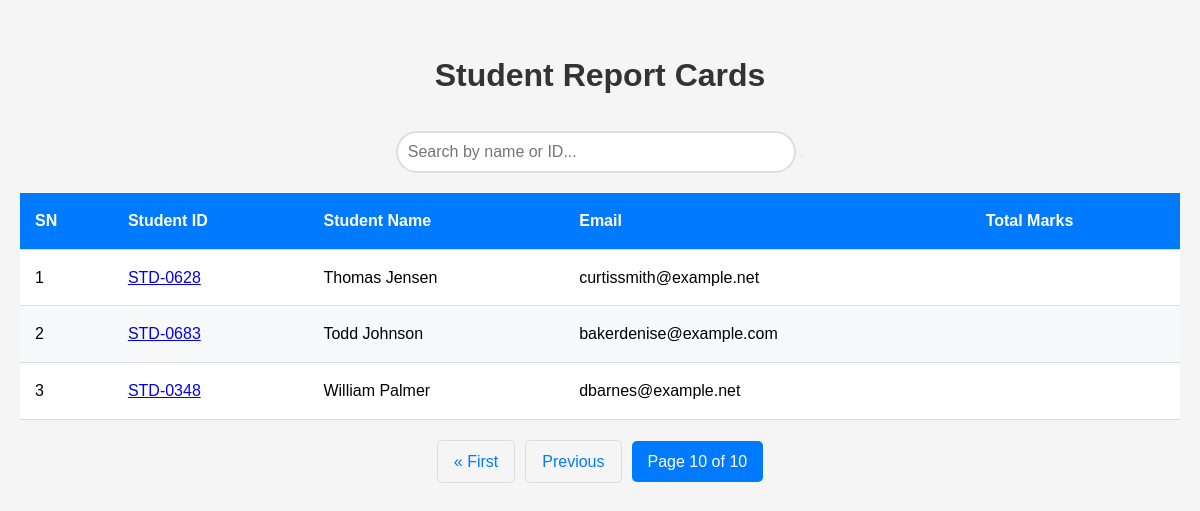
The page /?page=10 on the database its author committed.
### home/models.py (models this page shows, shortened)
class Student(models.Model):
    name = models.CharField(max_length=100)
    student_id = models.OneToOneField(StudentID,related_name='studentid', on_delete=models.CASCADE)
    age = models.PositiveIntegerField()
    email = models.EmailField(null=True, blank=True, unique=True)
    address = models.TextField(null=True, blank=True)
    class Meta:
        ordering = ['name']
        verbose_name = "student"

class StudentID(models.Model):
    student_id = models.CharField(max_length=15, unique=True)
    def __str__(self):
        return self.student_id

### home/views.py (the view)
# urls.py: 2. Add a URL to urlpatterns:  path('', views.home, name='home')
def home(request):
    queryset = Student.objects.all()
    if request.GET.get('search'):
        search = request.GET.get('search')
        queryset = queryset.filter(
            Q(name__icontains = search) |
            Q(student_id__student_id__icontains = search)
        ).distinct()
    paginator = Paginator(queryset, 10)
    page_number = request.GET.get("page", 1)
    page_obj = paginator.get_page(page_number)
    context = {'students':page_obj}
    return render(request, 'get_student.html', context)

### home/templates/get_student.html (shortened to what this page needs)
{% load static %}
<!DOCTYPE html>
<html lang="en">
<head>
    <link rel="stylesheet" href="{% static 'get_student.css' %}">
</head>
<body>
    <div class="container">
        <h1>Student Report Cards</h1>
        <form method="GET" class="search-container">
            <input type="search"
                   name="search"
                   placeholder="Search by name or ID..."
                   id="searchInput">
            <button type="submit" class="fas fa-search"></button>
        </form>
        <div class="table-container">
            <table id="studentsTable">
                <thead>
                    <tr>
                        <th>SN</th>
                        <th>Student ID</th>
                        <th>Student Name</th>
                        <th>Email</th>
                        <th>Total Marks</th>
                    </tr>
                </thead>
                <tbody>
                    {% for student in students %}
                    <tr>
                        <td>{{ forloop.counter }}</td>
                        <td><a href="{% url 'report_card' student.student_id %}">{{ student.student_id }}</a></td>
                        <td>{{ student.name }}</td>
                        <td>{{ student.email }}</td>
                        <td>{{ student.total_marks }}</td>
                    </tr>
                    {% endfor %}
                </tbody>
            </table>
        </div>
         <div class="pagination">
            <span class="step-links">
                {% if students.has_previous %}
                    <a href="?page=1">&laquo; First</a>
                    <a href="?page={{ students.previous_page_number }}">Previous</a>
                {% endif %}
                <span class="current">
                    Page {{ students.number }} of {{ students.paginator.num_pages }}
                </span>
            </span>
        </div>
    </div>
</body>
</html>

### home/static/get_student.css (style rules this page uses)
* { margin: 0; padding: 0; box-sizing: border-box; }
body { font-family: 'Arial', sans-serif; background-color: #f5f5f5; line-height: 1.6; }
.container { max-width: 1200px; margin: 30px auto; padding: 20px; }
h1 { text-align: center; color: #333; margin-bottom: 30px; }
.search-container { margin-bottom: 20px; text-align: center; }
#searchInput { width: 100%; max-width: 400px; padding: 10px; border: 2px solid #ddd; border-radius: 25px; font-size: 16px; outline: none; transition: border-color 0.3s ease; }
.table-container { overflow-x: auto; }
table { width: 100%; border-collapse: collapse; background-color: white; box-shadow: 0 1px 3px rgba(0,0,0,0.1); }
th, td { padding: 15px; text-align: left; border-bottom: 1px solid #ddd; }
th { background-color: #007bff; color: white; font-weight: bold; }
tr:nth-child(even) { background-color: #f8f9fa; }
.pagination { margin-top: 20px; text-align: center; display: flex; justify-content: center; gap: 10px; }
.pagination a { color: #007bff; padding: 8px 16px; text-decoration: none; border: 1px solid #ddd; border-radius: 5px; transition: background-color 0.3s; }
.pagination .current { padding: 8px 16px; background-color: #007bff; color: white; border-radius: 5px; }
.step-links { display: flex; align-items: center; gap: 10px; }

### rows shown on the page
Student: student_id "STD-0628", name "Thomas Jensen", email "curtissmith@example.net"
Student: student_id "STD-0683", name "Todd Johnson", email "bakerdenise@example.com"
Student: student_id "STD-0348", name "William Palmer", email "dbarnes@example.net"

### other values the page prints
{{ students.number }} "10"
{{ students.paginator.num_pages }} "10"
